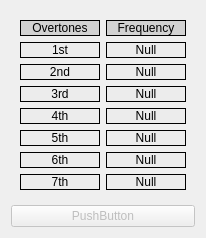
             <widget class="CContextFrame" name="CContextFrame_CaptureTab_Overtones_FFT1">
              <layout class="QVBoxLayout" name="verticalLayout_10">
               <item>
                <widget class="QWidget" name="gridWidget_CaptureTab_Overtones_FFT1" native="true">
                 <property name="styleSheet">
                  <string notr="true">QWidget.CLabel{
	border: 1px solid black;
	background-color: rgb(236, 236, 236);
}

QWidget.QLabel{
	border: 1px solid black;
	background-color: rgb(236, 236, 236);
}</string>
                 </property>
                 <layout class="QGridLayout" name="gridLayout_7" rowstretch="90,100,100,100,100,100,100,100" columnminimumwidth="80,80">
                  <item row="4" column="1">
                   <widget class="CLabel" name="CLabel_Overtones1_4">
                    <property name="text">
                     <string>Null</string>
                    </property>
                    <property name="alignment">
                     <set>Qt::AlignCenter</set>
                    </property>
                    <property name="valueTransformation">
                     <string notr="true">if len(new_val) &gt;= 4:
    output('{0:.2f} kHz'.format(new_val[3]))
else:
    output('-')</string>
                    </property>
                   </widget>
                  </item>
                  <item row="2" column="1">
                   <widget class="CLabel" name="CLabel_Overtones1_2">
                    <property name="text">
                     <string>Null</string>
                    </property>
                    <property name="alignment">
                     <set>Qt::AlignCenter</set>
                    </property>
                    <property name="valueTransformation">
                     <string notr="true">if len(new_val) &gt;= 2:
    output('{0:.2f} kHz'.format(new_val[1]))
else:
    output('-')</string>
                    </property>
                   </widget>
                  </item>
                  <item row="1" column="1">
                   <widget class="CLabel" name="CLabel_Overtones1_1">
                    <property name="text">
                     <string>Null</string>
                    </property>
                    <property name="alignment">
                     <set>Qt::AlignCenter</set>
                    </property>
                    <property name="valueTransformation">
                     <string notr="true">if len(new_val) &gt;= 1:
    output('{0:.2f} kHz'.format(new_val[0]))
else:
    output('-')</string>
                    </property>
                   </widget>
                  </item>
                  <item row="3" column="0">
                   <widget class="CLabel" name="CLabel_JustLabel_Overtones1_3">
                    <property name="text">
                     <string>3rd</string>
                    </property>
                    <property name="alignment">
                     <set>Qt::AlignCenter</set>
                    </property>
                   </widget>
                  </item>
                  <item row="4" column="0">
                   <widget class="CLabel" name="CLabel_JustLabel_Overtones1_4">
                    <property name="text">
                     <string>4th</string>
                    </property>
                    <property name="alignment">
                     <set>Qt::AlignCenter</set>
                    </property>
                    <property name="rules" stdset="0">
                     <string>[]</string>
                    </property>
                   </widget>
                  </item>
                  <item row="0" column="0">
                   <widget class="QLabel" name="label_overtones1">
                    <property name="styleSheet">
                     <string notr="true">background-color: rgb(210, 210, 210);</string>
                    </property>
                    <property name="text">
                     <string>Overtones</string>
                    </property>
                    <property name="alignment">
                     <set>Qt::AlignCenter</set>
                    </property>
                   </widget>
                  </item>
                  <item row="6" column="0">
                   <widget class="CLabel" name="CLabel_JustLabel_Overtones1_6">
                    <property name="text">
                     <string>6th</string>
                    </property>
                    <property name="alignment">
                     <set>Qt::AlignCenter</set>
                    </property>
                   </widget>
                  </item>
                  <item row="0" column="1">
                   <widget class="QLabel" name="label_frequency1">
                    <property name="styleSheet">
                     <string notr="true">background-color: rgb(210, 210, 210);</string>
                    </property>
                    <property name="text">
                     <string>Frequency</string>
                    </property>
                    <property name="alignment">
                     <set>Qt::AlignCenter</set>
                    </property>
                   </widget>
                  </item>
                  <item row="2" column="0">
                   <widget class="CLabel" name="CLabel_JustLabel_Overtones1_2">
                    <property name="text">
                     <string>2nd</string>
                    </property>
                    <property name="alignment">
                     <set>Qt::AlignCenter</set>
                    </property>
                   </widget>
                  </item>
                  <item row="6" column="1">
                   <widget class="CLabel" name="CLabel_Overtones1_6">
                    <property name="text">
                     <string>Null</string>
                    </property>
                    <property name="alignment">
                     <set>Qt::AlignCenter</set>
                    </property>
                    <property name="valueTransformation">
                     <string notr="true">if len(new_val) &gt;= 6:
    output('{0:.2f} kHz'.format(new_val[5]))
else:
    output('-')</string>
                    </property>
                   </widget>
                  </item>
                  <item row="1" column="0">
                   <widget class="CLabel" name="CLabel_JustLabel_Overtones1_1">
                    <property name="text">
                     <string>1st</string>
                    </property>
                    <property name="alignment">
                     <set>Qt::AlignCenter</set>
                    </property>
                   </widget>
                  </item>
                  <item row="5" column="0">
                   <widget class="CLabel" name="CLabel_JustLabel_Overtones1_5">
                    <property name="text">
                     <string>5th</string>
                    </property>
                    <property name="alignment">
                     <set>Qt::AlignCenter</set>
                    </property>
                   </widget>
                  </item>
                  <item row="5" column="1">
                   <widget class="CLabel" name="CLabel_Overtones1_5">
                    <property name="text">
                     <string>Null</string>
                    </property>
                    <property name="alignment">
                     <set>Qt::AlignCenter</set>
                    </property>
                    <property name="valueTransformation">
                     <string notr="true">if len(new_val) &gt;= 5:
    output('{0:.2f} kHz'.format(new_val[4]))
else:
    output('-')</string>
                    </property>
                   </widget>
                  </item>
                  <item row="3" column="1">
                   <widget class="CLabel" name="CLabel_Overtones1_3">
                    <property name="text">
                     <string>Null</string>
                    </property>
                    <property name="alignment">
                     <set>Qt::AlignCenter</set>
                    </property>
                    <property name="valueTransformation">
                     <string notr="true">if len(new_val) &gt;= 3:
    output('{0:.2f} kHz'.format(new_val[2]))
else:
    output('-')</string>
                    </property>
                   </widget>
                  </item>
                  <item row="7" column="0">
                   <widget class="CLabel" name="CLabel_JustLabel_Overtones1_7">
                    <property name="text">
                     <string>7th</string>
                    </property>
                    <property name="alignment">
                     <set>Qt::AlignCenter</set>
                    </property>
                   </widget>
                  </item>
                  <item row="7" column="1">
                   <widget class="CLabel" name="CLabel_Overtones1_7">
                    <property name="text">
                     <string>Null</string>
                    </property>
                    <property name="alignment">
                     <set>Qt::AlignCenter</set>
                    </property>
                    <property name="valueTransformation">
                     <string notr="true">if len(new_val) &gt;= 7:
    output('{0:.2f} kHz'.format(new_val[6]))
else:
    output('-')</string>
                    </property>
                   </widget>
                  </item>
                 </layout>
                </widget>
               </item>
               <item>
                <widget class="QPushButton" name="pushButton_invisible_1">
                 <property name="enabled">
                  <bool>false</bool>
                 </property>
                 <property name="text">
                  <string>PushButton</string>
                 </property>
                </widget>
               </item>
              </layout>
             </widget>
